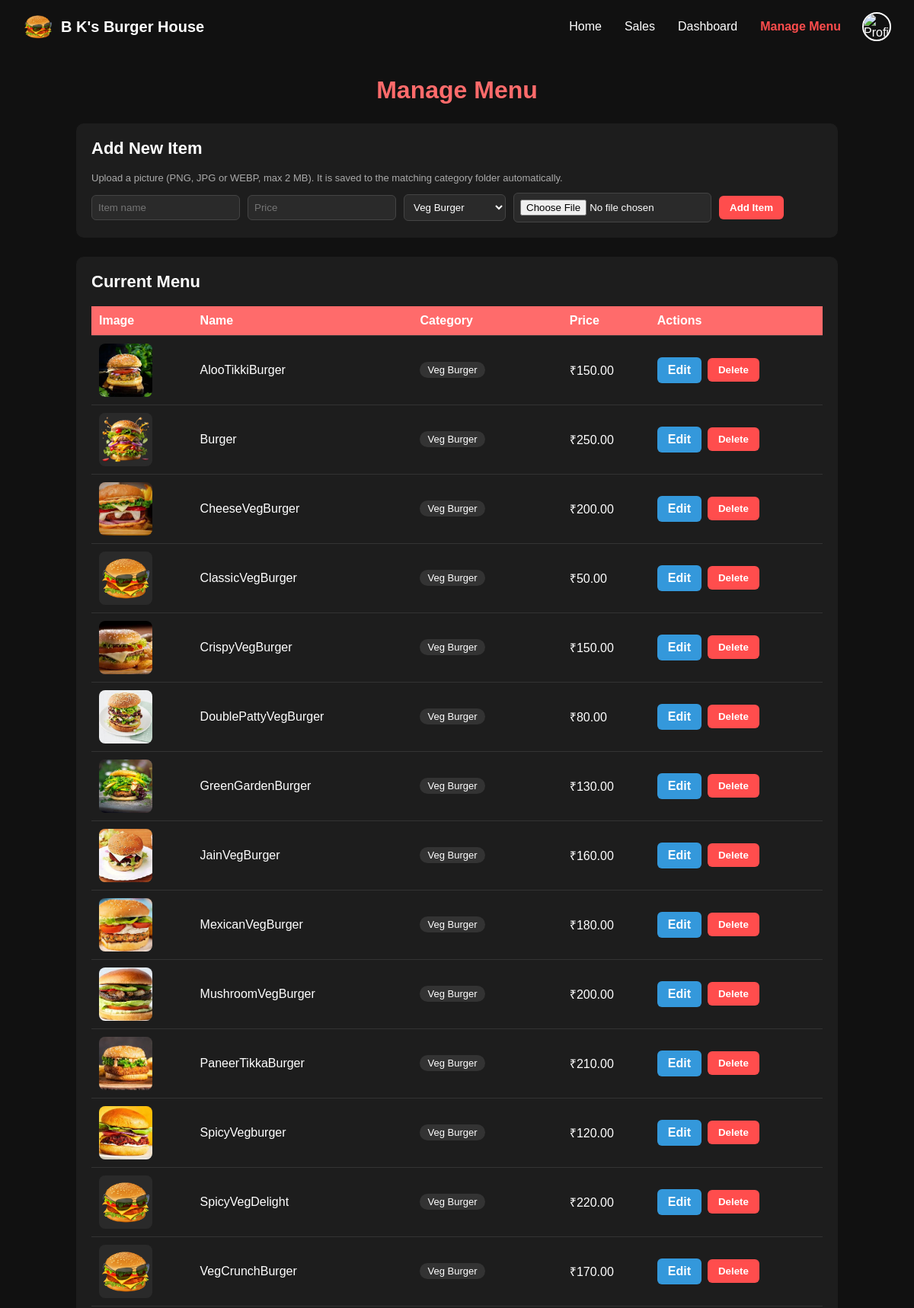
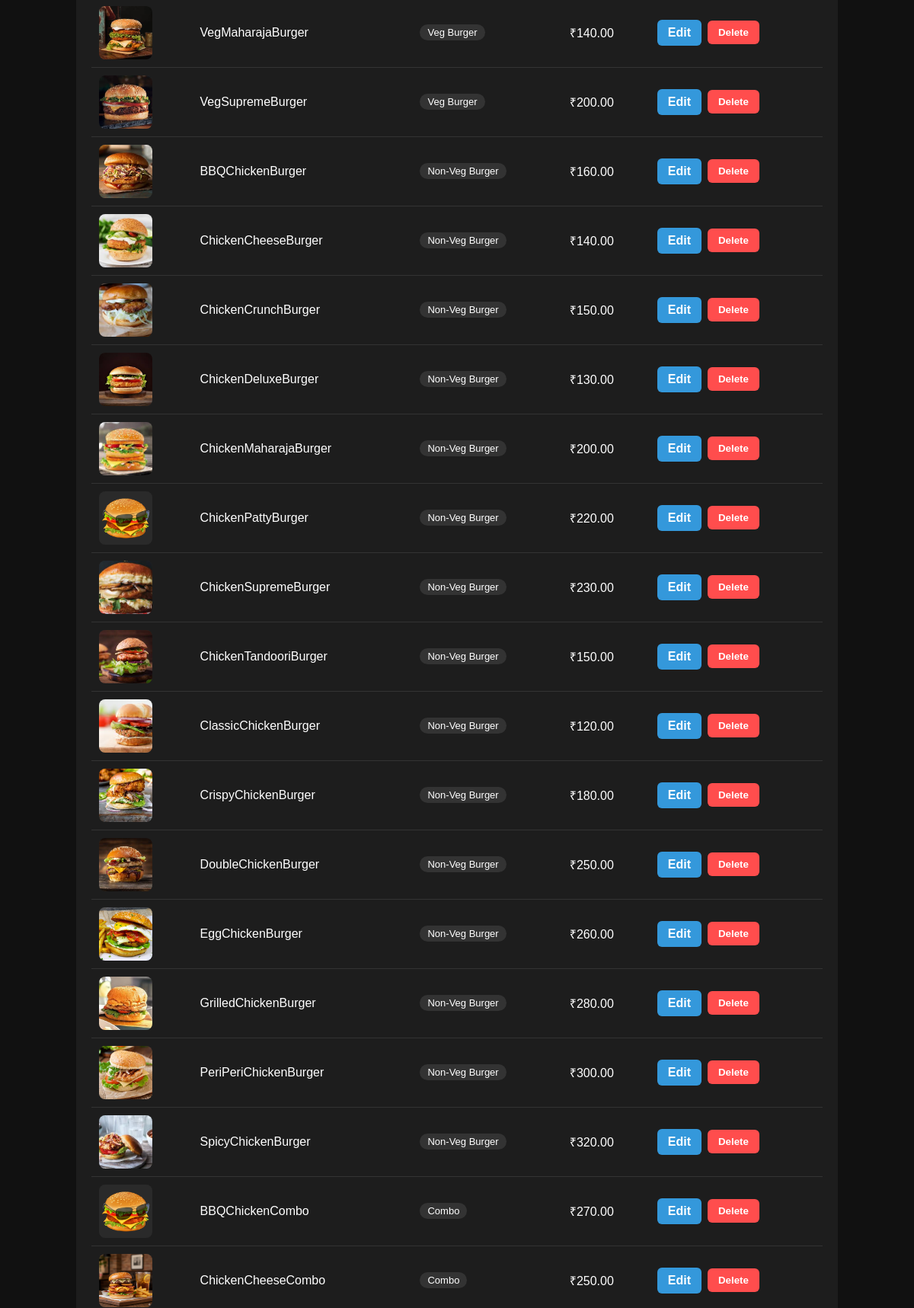
/manage_menu.php (signed in, upper part), run on the app's committed database (2 pictures, top to bottom).
### tables this page shows
CREATE TABLE `products` (
  `id` int(11) NOT NULL,
  `name` varchar(100) NOT NULL,
  `price` decimal(8,2) NOT NULL DEFAULT 0.00,
  `category` varchar(20) NOT NULL DEFAULT 'Drink'
);

### manage_menu.php (the view, shortened to what this page needs)
<?php
require_once "config.php";
$allowedCategories = ["Veg Burger", "Non-Veg Burger", "Combo", "Drink"];
$categoryFolders = [
    "Veg Burger"     => "vegburger",
    "Non-Veg Burger" => "non-vegburger",
    "Combo"          => "combo",
    "Drink"          => "drink",
];
$premiumDir        = "Assets/Store/premium";
$imageExtensions = ["png", "jpg", "jpeg", "webp"];
function e($value) {
    return htmlspecialchars((string)$value, ENT_QUOTES, 'UTF-8');
}
function categoryDir($category, $folders) {
    return "Assets/Store/" . ($folders[$category] ?? "drink");
}
function findImage($name, $category, $folders, $premiumDir, $extensions) {
    foreach ([$premiumDir, categoryDir($category, $folders)] as $dir) {
        foreach ($extensions as $ext) {
            $rel = $dir . "/" . $name . "." . $ext;
            if (is_file(__DIR__ . "/" . $rel)) {
                return $rel;
            }
        }
    }
    return null;
}
function urlPath($rel) {
    return implode("/", array_map('rawurlencode', explode("/", $rel)));
}
$editId = (int)($_GET['edit'] ?? 0);
$products = [];
$res = mysqli_query($conn, "SELECT id, name, price, category FROM products
                            ORDER BY FIELD(category, 'Veg Burger', 'Non-Veg Burger', 'Combo', 'Drink'), name");
if ($res) {
    while ($row = mysqli_fetch_assoc($res)) {
        $row['id'] = (int)$row['id'];
        $rel = findImage($row['name'], $row['category'], $categoryFolders, $premiumDir, $imageExtensions);
        $row['image'] = $rel !== null ? urlPath($rel) : "Assets/logo.png";
        $products[] = $row;
    }
}
?>
<!DOCTYPE html>
<html lang="en">
<head>
</head>
<body>
    <header class="nav-container">
        <a href="index.php" class="brand">
            <img src="Assets/logo.png" alt="logo">
            <span>B K's Burger House</span>
        </a>
        <nav class="nav-right">
            <a href="index.php">Home</a>
            <a href="sales.php">Sales</a>
            <a href="dashboard.php">Dashboard</a>
            <a href="manage_menu.php" class="active">Manage Menu</a>
            <div class="profile">
                <img src="uploads/bk.png" id="profileBtn" alt="Profile">
            </div>
        </nav>
    </header>
    <div class="page">
        <h1>Manage Menu</h1>
        <div class="card">
            <h2>Add New Item</h2>
            <p class="hint">Upload a picture (PNG, JPG or WEBP, max 2 MB). It is saved to the matching category folder automatically.</p>
            <form method="post" enctype="multipart/form-data" class="form-row">
                <input type="text" name="name" placeholder="Item name" maxlength="100" required>
                <input type="number" name="price" placeholder="Price" min="0" step="0.01" required>
                <select name="category" required>
                    <?php foreach ($allowedCategories as $cat): ?>
                        <option value="<?= e($cat) ?>"><?= e($cat) ?></option>
                    <?php endforeach; ?>
                </select>
                <input type="file" name="image" accept="image/png,image/jpeg,image/webp" required>
                <button type="submit">Add Item</button>
            </form>
        </div>
        <div class="card">
            <h2>Current Menu</h2>
            <div class="table-wrap">
                <table>
                    <tr>
                        <th>Image</th>
                        <th>Name</th>
                        <th>Category</th>
                        <th>Price</th>
                        <th>Actions</th>
                    </tr>
                    <?php foreach ($products as $p): ?>
                        <?php if ($p['id'] === $editId): ?>
                            <tr>
                                <td colspan="5">
                                    <form method="post" enctype="multipart/form-data" class="edit-form">
                                        <input type="hidden" name="action" value="edit">
                                        <input type="hidden" name="id" value="<?= (int)$p['id'] ?>">
                                        <input type="text" name="name" value="<?= e($p['name']) ?>" maxlength="100" required>
                                        <input type="number" name="price" value="<?= e($p['price']) ?>" min="0" step="0.01" required>
                                        <select name="category" required>
                                            <?php foreach ($allowedCategories as $cat): ?>
                                                <option value="<?= e($cat) ?>" <?= $cat === $p['category'] ? 'selected' : '' ?>><?= e($cat) ?></option>
                                            <?php endforeach; ?>
                                        </select>
                                        <input type="file" name="image" accept="image/png,image/jpeg,image/webp">
                                        <span class="note">Leave the picture empty to keep the current one.</span>
                                        <button type="submit" class="btn-save">Save</button>
                                        <a href="manage_menu.php" class="btn btn-cancel">Cancel</a>
                                    </form>
                                </td>
                            </tr>
                        <?php else: ?>
                            <tr>
                                <td>
                                    <img class="thumb" src="<?= e($p['image']) ?>" alt="<?= e($p['name']) ?>">
                                </td>
                                <td><?= e($p['name']) ?></td>
                                <td><span class="cat-tag"><?= e($p['category']) ?></span></td>
                                <td>₹<?= e($p['price']) ?></td>
                                <td>
                                    <div class="actions">
                                        <a href="manage_menu.php?edit=<?= (int)$p['id'] ?>" class="btn btn-edit">Edit</a>
                                        <form method="post" onsubmit="return confirm('Are you sure you want to delete this item from the menu?');">
                                            <button type="submit">Delete</button>
                                        </form>
                                    </div>
                                </td>
                            </tr>
                        <?php endif; ?>
                    <?php endforeach; ?>
                </table>
            </div>
        </div>
    </div>
</body>
</html>

### manage_menu.php (style rules this page uses)
* { box-sizing: border-box; }
body { font-family: Arial, sans-serif; background: #111; color: #fff; margin: 0; }
.nav-container { position: sticky; top: 0; z-index: 1000; display: flex; justify-content: space-between; align-items: center; gap: 20px; min-height: 70px; padding: 10px 30px; background: #111; }
.brand { display: flex; align-items: center; gap: 10px; color: #fff; text-decoration: none; font-size: 20px; font-weight: bold; white-space: nowrap; }
.brand img { width: 40px; height: 40px; object-fit: contain; }
.nav-right { display: flex; align-items: center; gap: 6px; flex-wrap: wrap; }
.nav-right > a { color: #fff; text-decoration: none; font-size: 16px; padding: 6px 12px; border-radius: 5px; transition: color 0.3s; }
.nav-right > a.active { color: #ff4d4d; font-weight: bold; }
.profile { position: relative; margin-left: 10px; }
.profile img { width: 38px; height: 38px; border-radius: 50%; border: 2px solid #fff; object-fit: cover; cursor: pointer; display: block; }
.page { padding: 30px 20px; }
h1 { color: #ff6b6b; text-align: center; margin: 0 0 25px; }
.card { background: #1d1d1d; padding: 20px; border-radius: 10px; max-width: 1000px; margin: 0 auto 25px; }
.card h2 { margin-top: 0; font-size: 22px; }
.hint { color: #aaa; font-size: 13px; margin: 0 0 12px; }
.form-row { display: flex; gap: 10px; flex-wrap: wrap; align-items: center; }
input, select { padding: 8px; border-radius: 6px; border: 1px solid #444; background: #2a2a2a; color: #fff; }
input[type="file"] { max-width: 260px; }
button, .btn { padding: 8px 14px; border: none; border-radius: 6px; background: #ff4d4d; color: #fff; font-weight: bold; cursor: pointer; text-decoration: none; display: inline-block; }
.btn-edit { background: #3498db; }
.table-wrap { overflow-x: auto; }
table { width: 100%; border-collapse: collapse; }
th, td { padding: 10px; border-bottom: 1px solid #333; text-align: left; vertical-align: middle; }
th { background: #ff6b6b; }
.thumb { width: 70px; height: 70px; object-fit: cover; border-radius: 8px; background: #2a2a2a; display: block; }
.actions { display: flex; gap: 8px; align-items: center; }
.actions form { margin: 0; }
.cat-tag { display: inline-block; padding: 3px 10px; border-radius: 12px; font-size: 13px; background: #333; }

### data on the page
products: name (picture), name "AlooTikkiBurger", category "Veg Burger", price "150.00"
products: name (picture), name "Burger", category "Veg Burger", price "250.00"
products: name (picture), name "CheeseVegBurger", category "Veg Burger", price "200.00"
products: name "ClassicVegBurger", category "Veg Burger", price "50.00"
products: name (picture), name "CrispyVegBurger", category "Veg Burger", price "150.00"
products: name (picture), name "DoublePattyVegBurger", category "Veg Burger", price "80.00"
products: name (picture), name "GreenGardenBurger", category "Veg Burger", price "130.00"
products: name (picture), name "JainVegBurger", category "Veg Burger", price "160.00"
products: name (picture), name "MexicanVegBurger", category "Veg Burger", price "180.00"
products: name (picture), name "MushroomVegBurger", category "Veg Burger", price "200.00"
products: name (picture), name "PaneerTikkaBurger", category "Veg Burger", price "210.00"
products: name (picture), name "SpicyVegburger", category "Veg Burger", price "120.00"
products: name "SpicyVegDelight", category "Veg Burger", price "220.00"
products: name "VegCrunchBurger", category "Veg Burger", price "170.00"
products: name (picture), name "VegMaharajaBurger", category "Veg Burger", price "140.00"
products: name (picture), name "VegSupremeBurger", category "Veg Burger", price "200.00"
products: name (picture), name "BBQChickenBurger", category "Non-Veg Burger", price "160.00"
products: name (picture), name "ChickenCheeseBurger", category "Non-Veg Burger", price "140.00"
products: name (picture), name "ChickenCrunchBurger", category "Non-Veg Burger", price "150.00"
products: name (picture), name "ChickenDeluxeBurger", category "Non-Veg Burger", price "130.00"
products: name (picture), name "ChickenMaharajaBurger", category "Non-Veg Burger", price "200.00"
products: name "ChickenPattyBurger", category "Non-Veg Burger", price "220.00"
products: name (picture), name "ChickenSupremeBurger", category "Non-Veg Burger", price "230.00"
products: name (picture), name "ChickenTandooriBurger", category "Non-Veg Burger", price "150.00"
products: name (picture), name "ClassicChickenBurger", category "Non-Veg Burger", price "120.00"
products: name (picture), name "CrispyChickenBurger", category "Non-Veg Burger", price "180.00"
products: name (picture), name "DoubleChickenBurger", category "Non-Veg Burger", price "250.00"
products: name (picture), name "EggChickenBurger", category "Non-Veg Burger", price "260.00"
products: name (picture), name "GrilledChickenBurger", category "Non-Veg Burger", price "280.00"
products: name (picture), name "PeriPeriChickenBurger", category "Non-Veg Burger", price "300.00"
products: name (picture), name "SpicyChickenBurger", category "Non-Veg Burger", price "320.00"
products: name "BBQChickenCombo", category "Combo", price "270.00"
products: name (picture), name "ChickenCheeseCombo", category "Combo", price "250.00"

### other printed values
form field category "Veg Burger"
